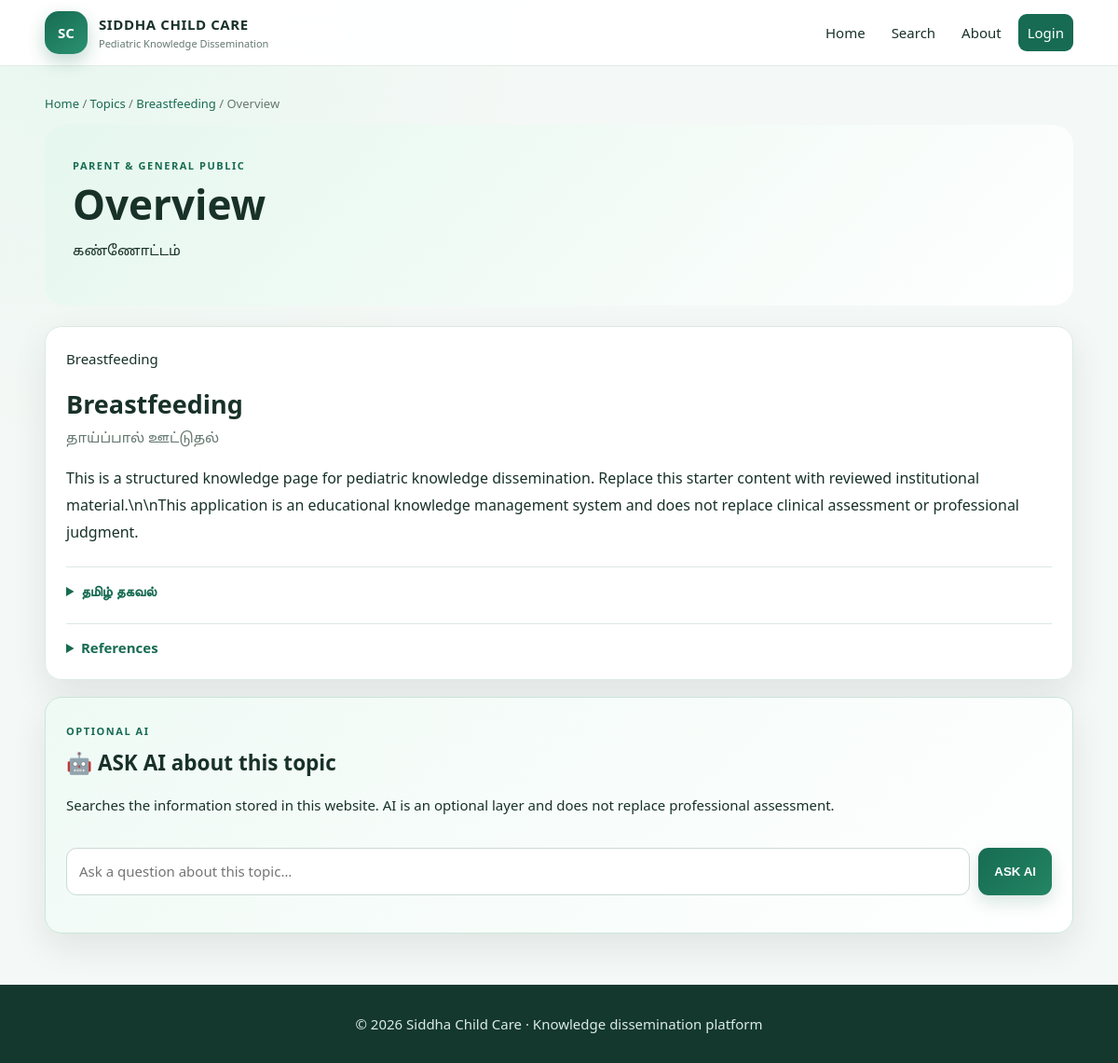
The page /content.php?subtopic=1 on the database its author committed.
### tables this page shows
CREATE TABLE contents(id INTEGER PRIMARY KEY AUTOINCREMENT, subtopic_id INTEGER NOT NULL, title_en TEXT NOT NULL, title_ta TEXT DEFAULT '', body_en TEXT NOT NULL, body_ta TEXT DEFAULT '', image_path TEXT DEFAULT '', references_text TEXT DEFAULT '', updated_at TEXT DEFAULT CURRENT_TIMESTAMP, FOREIGN KEY(subtopic_id) REFERENCES subtopics(id) ON DELETE CASCADE);

### app/db.php (called while the page is built, shortened)
<?php
function db(): PDO {
    static $pdo = null;
    if ($pdo) return $pdo;
    $pdo = new PDO('sqlite:' . DB_PATH, null, null, [PDO::ATTR_ERRMODE => PDO::ERRMODE_EXCEPTION, PDO::ATTR_DEFAULT_FETCH_MODE => PDO::FETCH_ASSOC]);
    $pdo->exec('PRAGMA foreign_keys = ON');
    return $pdo;
}

### app/helpers.php (called while the page is built, shortened)
<?php
function e($v){return htmlspecialchars((string)$v, ENT_QUOTES, 'UTF-8');}

### content.php (the view, shortened to what this page needs)
<?php
require_once 'app/auth.php'; require_once 'app/helpers.php';
$id=(int)($_GET['subtopic']??0);
$s=db()->prepare('SELECT s.*,t.title_en topic_en,t.title_ta topic_ta,t.audience,t.description topic_description FROM subtopics s JOIN topics t ON t.id=s.topic_id WHERE s.id=? AND s.active=1 AND t.active=1');
$s->execute([$id]); $sub=$s->fetch();
$s=db()->prepare('SELECT * FROM contents WHERE subtopic_id=? ORDER BY id');$s->execute([$id]);$items=$s->fetchAll();
$page_title=$sub['title_en'];include 'partials/header.php';
?>
<div class="crumb"><a href="index.php">Home</a> / <a href="topics.php?audience=<?=e($sub['audience'])?>">Topics</a> / <a href="subtopics.php?topic=<?=e($sub['topic_id'])?>"><?=e($sub['topic_en'])?></a> / <?=e($sub['title_en'])?></div>
<section class="content-hero <?=e($sub['audience'])?>-head"><div><span class="eyebrow"><?=e($sub['audience']==='professional'?'PROFESSIONAL REFERENCE':'PARENT & GENERAL PUBLIC')?></span><h1><?=e($sub['title_en'])?></h1><p class="tamil"><?=e($sub['title_ta'])?></p></div><?php if($sub['audience']==='professional'):?><span class="access-pill">🔒 Professional content</span><?php endif;?></section>
<?php foreach($items as $c):?><article class="card knowledge-card" id="content-<?=e($c['id'])?>"><div class="knowledge-meta"><span class="tag"><?=e($sub['topic_en'])?></span></div><h2><?=e($c['title_en'])?></h2><?php if($c['title_ta']):?><p class="tamil title-ta"><?=e($c['title_ta'])?></p><?php endif;?><div class="content-body"><?=nl2br(e($c['body_en']))?></div><?php if($c['body_ta']):?><details class="language-panel"><summary>தமிழ் தகவல்</summary></details><?php endif;?><?php if($c['references_text']):?><details class="reference-panel"><summary>References</summary></details><?php endif;?></article><?php endforeach;?>
<div class="card ai-widget"><div class="ai-widget-title"><div><span class="eyebrow">OPTIONAL AI</span><h2>🤖 ASK AI about this topic</h2><p class="muted">Searches the information stored in this website. AI is an optional layer and does not replace professional assessment.</p></div></div><form action="api/ask_ai.php" method="post"><input type="hidden" name="topic_id" value="<?=e($sub['topic_id'])?>"><div class="searchbar"><input name="q" placeholder="Ask a question about this topic…" required><button class="btn" type="submit">ASK AI</button></div></form></div>
<?php include 'partials/footer.php';?>

### assets/style.css (style rules this page uses)
:root { --bg:#f4f8f6;--card:#fff;--text:#183129;--muted:#667870;--primary:#176b52;--primary2:#0f4e3d;--mint:#dff4eb;--mint2:#effaf5;--gold:#e2b34b;--blue:#e7f0fb;--line:#dce9e3;--shadow:0 14px 38px rgba(24,49,41,.09);--shadow2:0 22px 60px rgba(23,107,82,.13) }
* { box-sizing:border-box }
html { scroll-behavior:smooth }
body { margin:0;background:radial-gradient(circle at 8% 0%,#e8f7f0 0,transparent 30%),var(--bg);color:var(--text);font:15px/1.65 system-ui,-apple-system,BlinkMacSystemFont,"Segoe UI",Roboto,Arial,sans-serif }
.eyebrow { font-size:11px;letter-spacing:.14em;font-weight:900;color:var(--primary);display:inline-block }
.btn { display:inline-flex;align-items:center;justify-content:center;border:0;background:linear-gradient(135deg,var(--primary),#238563);color:#fff;text-decoration:none;padding:11px 17px;border-radius:11px;cursor:pointer;font-weight:750;box-shadow:0 8px 18px rgba(23,107,82,.16);transition:.18s transform,.18s box-shadow }
.card { background:rgba(255,255,255,.95);border:1px solid var(--line);border-radius:18px;padding:22px;box-shadow:var(--shadow) }
.ai-widget { background:linear-gradient(135deg,#effaf5,#fff);border:1px solid #c9e6d9 }
.ai-widget h2 { margin:4px 0 }
.searchbar { display:flex;gap:9px;margin:18px 0 }
.searchbar input { flex:1 }
.input,select,textarea,input { width:100%;padding:12px 13px;border:1px solid #cbdad3;border-radius:11px;background:#fff;color:var(--text);font:inherit;outline:none }
.section-head,.topic-banner,.content-hero,.search-hero { margin-bottom:22px }
.public-head { background:linear-gradient(135deg,#e8f8f0,#fff) }
.section-head h1,.topic-banner h1,.content-hero h1,.search-hero h1 { margin:6px 0 4px;font-size:clamp(28px,4vw,44px);line-height:1.1 }
.tamil { font-family:"Noto Sans Tamil","Latha",system-ui,sans-serif }
.content-hero { padding:30px;border-radius:22px;background:linear-gradient(135deg,#e5f7ee,#fff) }
.knowledge-card { margin-bottom:18px }
.knowledge-meta { display:flex;justify-content:space-between;align-items:center;gap:10px }
.knowledge-card h2 { font-size:27px;margin:14px 0 3px }
.title-ta { margin-top:0;color:var(--muted) }
.content-body { font-size:16px;line-height:1.8 }
.language-panel,.reference-panel { margin-top:22px;border-top:1px solid var(--line);padding-top:13px }
.language-panel summary,.reference-panel summary { cursor:pointer;font-weight:800;color:var(--primary) }
.ai-widget-title { display:flex;justify-content:space-between }
.crumb { color:var(--muted);font-size:13px;margin-bottom:12px }
.crumb a { color:var(--primary);text-decoration:none }

### rows shown on the page
contents: topic_en "Breastfeeding", title_en "Breastfeeding", title_ta "தாய்ப்பால் ஊட்டுதல்", body_en "This is a structured knowledge page for pediatric knowledge dissemination. Replace this starter content with reviewed institutional material.\\n\\nThis application is an educational knowledge management system and does not replace clinical assessment or professional judgment."

### other values the page prints
$sub['topic_en'] "Breastfeeding"
$sub['title_en'] "Overview"
$sub['title_ta'] "கண்ணோட்டம்"
